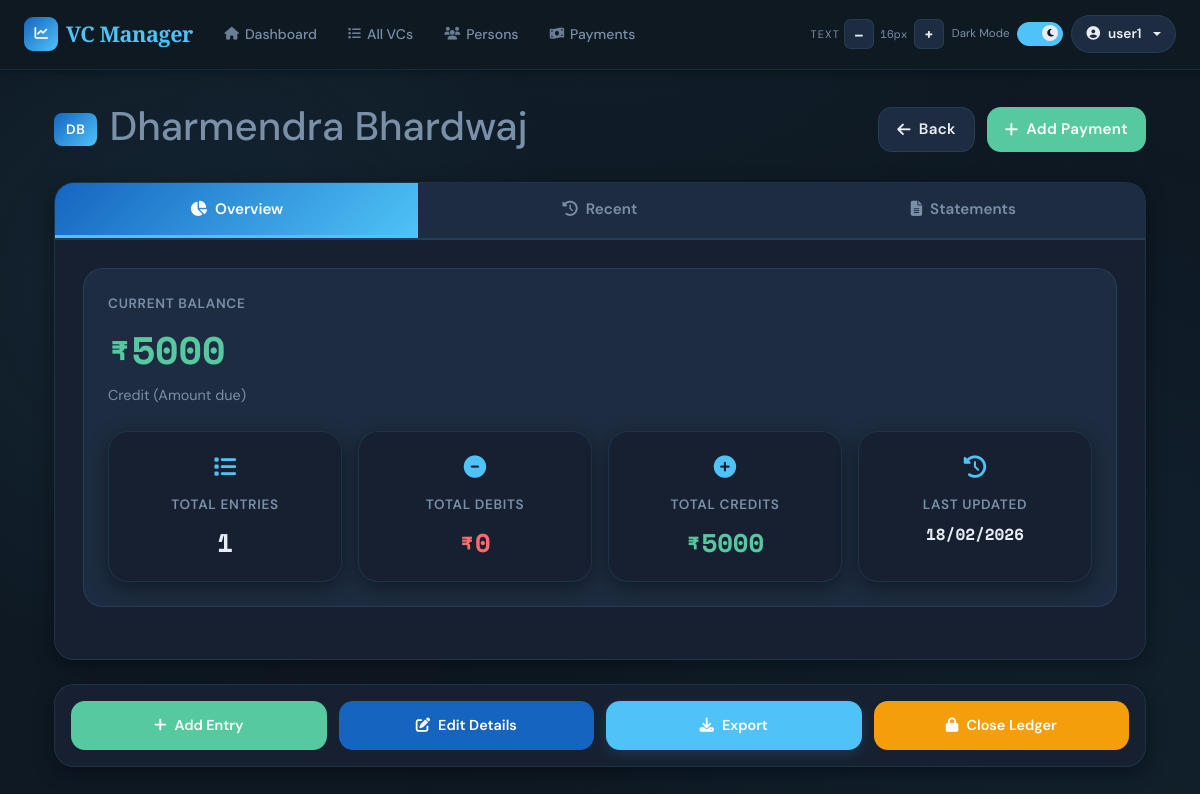
/ledger/2 (signed in), run on the app's committed database.
### app/models/user.py (models this page shows, shortened)
class User(UserMixin, db.Model):
    __tablename__ = 'users'
    id = db.Column(db.Integer, primary_key=True)
    email = db.Column(db.String(120), unique=True, nullable=False, index=True)
    name = db.Column(db.String(120), nullable=False)
    password_hash = db.Column(db.String(255), nullable=True)  # Nullable for OAuth-only users
    google_id = db.Column(db.String(255), unique=True, nullable=True)  # For OAuth users
    created_at = db.Column(db.DateTime, default=datetime.utcnow)
    last_login = db.Column(db.DateTime, nullable=True)
    vcs = db.relationship('VC', backref='user', lazy=True, cascade='all, delete-orphan')
    persons = db.relationship('Person', backref='user', lazy=True, cascade='all, delete-orphan')

### app/models/person.py (models this page shows, shortened)
class Person(db.Model):
    __tablename__ = 'persons'
    id = db.Column(db.Integer, primary_key=True)
    user_id = db.Column(db.Integer, db.ForeignKey('users.id'), nullable=False, index=True)
    name = db.Column(db.String(80), unique=True, nullable=False)
    short_name = db.Column(db.String(20), unique=True, nullable=False)
    phone = db.Column(db.String(20), nullable=False)
    phone2 = db.Column(db.String(20), nullable=True)
    opening_balance = db.Column(db.Float, default=0.0, nullable=True)
    created_at = db.Column(db.DateTime, default=datetime.utcnow)
    payments = db.relationship('Payment', backref='person', lazy=True)
    ledger_entries = db.relationship('LedgerEntry', backref='person', lazy=True)
    @property
    def ledger_balance(self):
        if self.ledger_entries:
            last_entry = sorted(self.ledger_entries, key=lambda e: e.date, reverse=True)[0]
            return last_entry.balance
        return self.opening_balance or 0.0

### app/models/ledger.py (models this page shows)
class LedgerEntry(db.Model):
    __tablename__ = 'ledger_entries'
    id = db.Column(db.Integer, primary_key=True)
    person_id = db.Column(db.Integer, db.ForeignKey('persons.id'), nullable=False, index=True)
    vc_id = db.Column(db.Integer, db.ForeignKey('vcs.id'), nullable=True, index=True)
    date = db.Column(db.DateTime, nullable=False, default=datetime.utcnow)
    narration = db.Column(db.Text, nullable=False)
    debit = db.Column(db.Float, default=0)
    credit = db.Column(db.Float, default=0)
    balance = db.Column(db.Float, default=0)
    created_at = db.Column(db.DateTime, default=datetime.utcnow)

### app/routes/ledger.py (the view)
@ledger_bp.route('/<int:person_id>')
@login_required
def person_ledger(person_id):
    person = Person.query.filter_by(id=person_id, user_id=current_user.id).first_or_404()
    vc_id = request.args.get('vc_id', type=int)
    from_date = request.args.get('from_date')
    to_date   = request.args.get('to_date')
    query = LedgerEntry.query.filter_by(person_id=person_id)
    if vc_id:
        query = query.filter(LedgerEntry.vc_id == vc_id)
    if from_date:
        query = query.filter(LedgerEntry.date >= datetime.strptime(from_date + ' 00:00:00', '%Y-%m-%d %H:%M:%S'))
    if to_date:
        query = query.filter(LedgerEntry.date <= datetime.strptime(to_date + ' 23:59:59', '%Y-%m-%d %H:%M:%S'))
    entries = query.order_by(LedgerEntry.date.desc()).all()
    return render_template('ledger/person.html', person=person, entries=entries)

### templates/ledger/person.html (shortened to what this page needs)
{% extends "base.html" %}
{% block content %}
<div class="container-fluid">
    <div class="page-header">
        <div>
            <div class="header-subtitle">
                <span class="person-badge">{{ person.short_name }}</span>
                <h1>{{ person.name }}</h1>
            </div>
        </div>
        <div class="page-actions">
            <a href="{{ url_for('person.persons') }}" class="btn btn-secondary">
                <i class="fas fa-arrow-left"></i>Back
            </a>
            <a href="{{ url_for('payment.record_payment') }}?person_id={{ person.id }}" class="btn btn-success">
                <i class="fas fa-plus"></i>Add Payment
            </a>
        </div>
    </div>
    <div class="tabs-container">
        <div class="tab-navigation">
            <button class="tab-button active" onclick="switchTab('overview')">
                <i class="fas fa-chart-pie"></i>Overview
            </button>
            <button class="tab-button" onclick="switchTab('recent')">
                <i class="fas fa-history"></i>Recent
            </button>
            <button class="tab-button" onclick="switchTab('statements')">
                <i class="fas fa-file-alt"></i>Statements
            </button>
        </div>
        <div id="overview" class="tab-content active">
            <div class="account-summary">
                <div class="balance-display">
                    <div class="balance-label">Current Balance</div>
                    <div class="balance-value {{ 'positive' if person.ledger_balance >= 0 else 'negative' }}">
                        ₹{{ "%.0f"|format(person.ledger_balance) }}
                    </div>
                    <div class="balance-status">
                        {{ 'Credit (Amount due)' if person.ledger_balance >= 0 else 'Debit (Amount owed)' }}
                    </div>
                </div>
                <div class="stats-grid">
                    <div class="stat-card">
                        <div class="stat-icon"><i class="fas fa-list"></i></div>
                        <div class="stat-label">Total Entries</div>
                        <div class="stat-value">{{ entries|length }}</div>
                    </div>
                    <div class="stat-card">
                        <div class="stat-icon"><i class="fas fa-minus-circle"></i></div>
                        <div class="stat-label">Total Debits</div>
                        <div class="stat-value" style="color: var(--danger);">₹{{ "%.0f"|format(entries|sum(attribute='debit') or 0) }}</div>
                    </div>
                    <div class="stat-card">
                        <div class="stat-icon"><i class="fas fa-plus-circle"></i></div>
                        <div class="stat-label">Total Credits</div>
                        <div class="stat-value" style="color: var(--success);">₹{{ "%.0f"|format(entries|sum(attribute='credit') or 0) }}</div>
                    </div>
                    <div class="stat-card">
                        <div class="stat-icon"><i class="fas fa-history"></i></div>
                        <div class="stat-label">Last Updated</div>
                        <div class="stat-value" style="font-size: 1rem;">{{ entries[0].date.strftime('%d/%m/%Y') if entries else 'N/A' }}</div>
                    </div>
                </div>
            </div>
        </div>
    </div>
    <div class="actions-section">
        <div class="actions-grid">
            <a href="{{ url_for('ledger.create_ledger_entry') }}?person_id={{ person.id }}" class="action-btn btn-success">
                <i class="fas fa-plus"></i>Add Entry
            </a>
            <a href="{{ url_for('person.edit_person', id=person.id) }}" class="action-btn btn-info">
                <i class="fas fa-edit"></i>Edit Details
            </a>
            <button class="action-btn btn-primary" onclick="exportLedger({{ person.id }})">
                <i class="fas fa-download"></i>Export
            </button>
            <button class="action-btn btn-warning" onclick="closeLedger({{ person.id }})">
                <i class="fas fa-lock"></i>Close Ledger
            </button>
        </div>
    </div>
</div>
{% endblock %}

### templates/base.html (shortened to what this page needs)
<!DOCTYPE html>
<html lang="en" data-theme="dark">
<head>
    <link href="https://cdnjs.cloudflare.com/ajax/libs/font-awesome/6.5.0/css/all.min.css" rel="stylesheet">
    <link href="https://cdn.jsdelivr.net/npm/bootstrap@5.3.0/dist/css/bootstrap.min.css" rel="stylesheet">
    <link rel="stylesheet" href="https://cdn.jsdelivr.net/npm/swiper@11/swiper-bundle.min.css" />
</head>
<body>
<nav class="navbar navbar-expand-lg" role="navigation" aria-label="Main navigation">
    <div class="container-fluid px-4">
        <a class="navbar-brand" href="{{ url_for('dashboard.index') }}">
            <div class="brand-icon" aria-hidden="true"><i class="fas fa-chart-line"></i></div>
            VC Manager
        </a>
        <div class="collapse navbar-collapse" id="navbarNav">
            {% if current_user.is_authenticated %}
            <ul class="navbar-nav me-auto d-none d-md-flex">
                <li class="nav-item"><a class="nav-link" href="{{ url_for('dashboard.index') }}"><i class="fas fa-home"></i>Dashboard</a></li>
                <li class="nav-item"><a class="nav-link" href="{{ url_for('vc.vcs_list') }}"><i class="fas fa-list"></i>All VCs</a></li>
                <li class="nav-item"><a class="nav-link" href="{{ url_for('person.persons') }}"><i class="fas fa-users"></i>Persons</a></li>
                <li class="nav-item"><a class="nav-link" href="{{ url_for('payment.record_payment') }}"><i class="fas fa-money-bill-wave"></i>Payments</a></li>
            </ul>
            {% endif %}
            <div class="d-flex align-items-center ms-auto gap-2 mt-2 mt-lg-0">
                <div class="d-flex align-items-center gap-1" role="toolbar" aria-label="Font size">
                    <span class="a11y-label d-none d-xl-inline">Text</span>
                    <button class="fs-btn" id="fsDecrease" aria-label="Decrease font size">–</button>
                    <span class="fs-display" id="fsDisplay" aria-live="polite">16px</span>
                    <button class="fs-btn" id="fsIncrease" aria-label="Increase font size">+</button>
                </div>
                <div class="d-flex align-items-center gap-2" aria-label="Theme">
                    <span class="toggle-label-text d-none d-xl-inline" id="themeLabel">Dark</span>
                    <label class="toggle-switch" aria-label="Toggle light/dark mode">
                        <div class="toggle-track"></div>
                        <div class="toggle-thumb"><i class="fas fa-moon" id="toggleIcon"></i></div>
                    </label>
                </div>
                {% if current_user.is_authenticated %}
                <div class="dropdown">
                    <button class="user-btn dropdown-toggle" type="button" data-bs-toggle="dropdown" aria-expanded="false">
                        <i class="fas fa-user-circle"></i>
                        <span class="d-none d-sm-inline">{{ current_user.name }}</span>
                    </button>
                </div>
                {% endif %}
            </div>
        </div>
    </div>
</nav>
<main class="main-content" role="main">
    <div class="container">
        {% block content %}{% endblock %}
    </div>
</main>
</body>
</html>

### templates/ledger/person.html (style rules this page uses)
html { font-size: var(--fs-base); }
body { font-size: var(--fs-base); }
.page-header { display: flex; justify-content: space-between; align-items: center; gap: 24px; margin-bottom: 24px; flex-wrap: wrap; }
.header-subtitle { display: flex; align-items: center; gap: 12px; color: var(--text-muted); font-size: 1rem; }
.person-badge { background: var(--grad-header); color: #fff; padding: 6px 12px; border-radius: var(--radius-sm); font-weight: 600; font-size: 0.85rem; text-transform: uppercase; letter-spacing: 0.05em; }
.page-actions { display: flex; gap: 12px; flex-wrap: wrap; }
.page-actions .btn { padding: 10px 18px; font-size: 0.95rem; border-radius: var(--radius-md); font-weight: 600; transition: all 0.28s cubic-bezier(.4,0,.2,1); display: flex; align-items: center; justify-content: center; gap: 8px; cursor: pointer; }
.btn-secondary { background: var(--surface2); color: var(--text); border: 1.5px solid var(--border); }
.btn-success { background: var(--success); color: #fff; }
.tabs-container { background: var(--surface); border: 1.5px solid var(--border); border-radius: var(--radius-lg); box-shadow: var(--shadow-md); overflow: hidden; margin-bottom: 24px; }
.tab-navigation { display: flex; background: var(--surface2); border-bottom: 2px solid var(--border); overflow-x: auto; -webkit-overflow-scrolling: touch; }
.tab-button { flex: 1; min-width: 140px; padding: 14px 16px; background: transparent; color: var(--text-muted); border: none; cursor: pointer; font-weight: 600; font-size: 0.95rem; transition: all 0.28s cubic-bezier(.4,0,.2,1); display: flex; align-items: center; justify-content: center; gap: 8px; border-bottom: 3px solid transparent; white-space: nowrap; }
.tab-button.active { color: #fff; background: var(--grad-header); border-bottom: 3px solid var(--accent); }
.tab-content { display: none; padding: 28px; animation: fadeIn 0.3s ease-in; }
.tab-content.active { display: block; }
.account-summary { background: var(--surface2); border: 1.5px solid var(--border); border-radius: var(--radius-lg); padding: 24px; margin-bottom: 24px; }
.balance-display { display: flex; flex-direction: column; align-items: flex-start; }
.balance-label { font-size: 0.85rem; font-weight: 600; color: var(--text-muted); text-transform: uppercase; letter-spacing: 0.05em; margin-bottom: 4px; }
.balance-value { font-size: 2.4rem; font-weight: 700; font-family: 'Space Mono', monospace; }
.balance-value.positive { color: var(--success); }
.balance-status { font-size: 0.9rem; color: var(--text-muted); margin-top: 4px; }
.stats-grid { display: grid; grid-template-columns: repeat(auto-fit, minmax(200px, 1fr)); gap: 16px; margin-top: 24px; }
.stat-card { background: var(--surface); border: 1.5px solid var(--border); border-radius: var(--radius-lg); padding: 18px; text-align: center; transition: all 0.28s cubic-bezier(.4,0,.2,1); }
.stat-icon { font-size: 1.4rem; margin-bottom: 8px; color: var(--accent); }
.stat-label { font-size: 0.85rem; font-weight: 600; color: var(--text-muted); text-transform: uppercase; letter-spacing: 0.05em; margin-bottom: 6px; }
.stat-value { font-size: 1.6rem; font-weight: 700; color: var(--text); font-family: 'Space Mono', monospace; }
.actions-section { background: var(--surface); border: 1.5px solid var(--border); border-radius: var(--radius-lg); padding: 16px; box-shadow: var(--shadow-md); }
.actions-grid { display: grid; grid-template-columns: repeat(auto-fit, minmax(140px, 1fr)); gap: 12px; }
.action-btn { padding: 12px 14px; border-radius: var(--radius-md); font-weight: 600; font-size: 0.9rem; transition: all 0.28s; border: 1.5px solid transparent; display: flex; align-items: center; justify-content: center; gap: 8px; cursor: pointer; text-decoration: none; }
.action-btn.btn-success { background: var(--success); color: #fff; }
.action-btn.btn-info { background: var(--primary); color: #fff; }
.action-btn.btn-primary { background: var(--accent); color: #fff; }
.action-btn.btn-warning { background: #f59e0b; color: #fff; }

### data on the page
User: name "user1"
Person: short_name "DB", name "Dharmendra Bhardwaj"
LedgerEntry: ledger_balance "5000", date+balance "Credit (Amount due)", date "18/02/2026"

### other printed values
{{ entries|length }} "1"
{{ "%.0f"|format(entries|sum(attribute='debit') or 0) }} "0"
{{ "%.0f"|format(entries|sum(attribute='credit') or 0) }} "5000"
